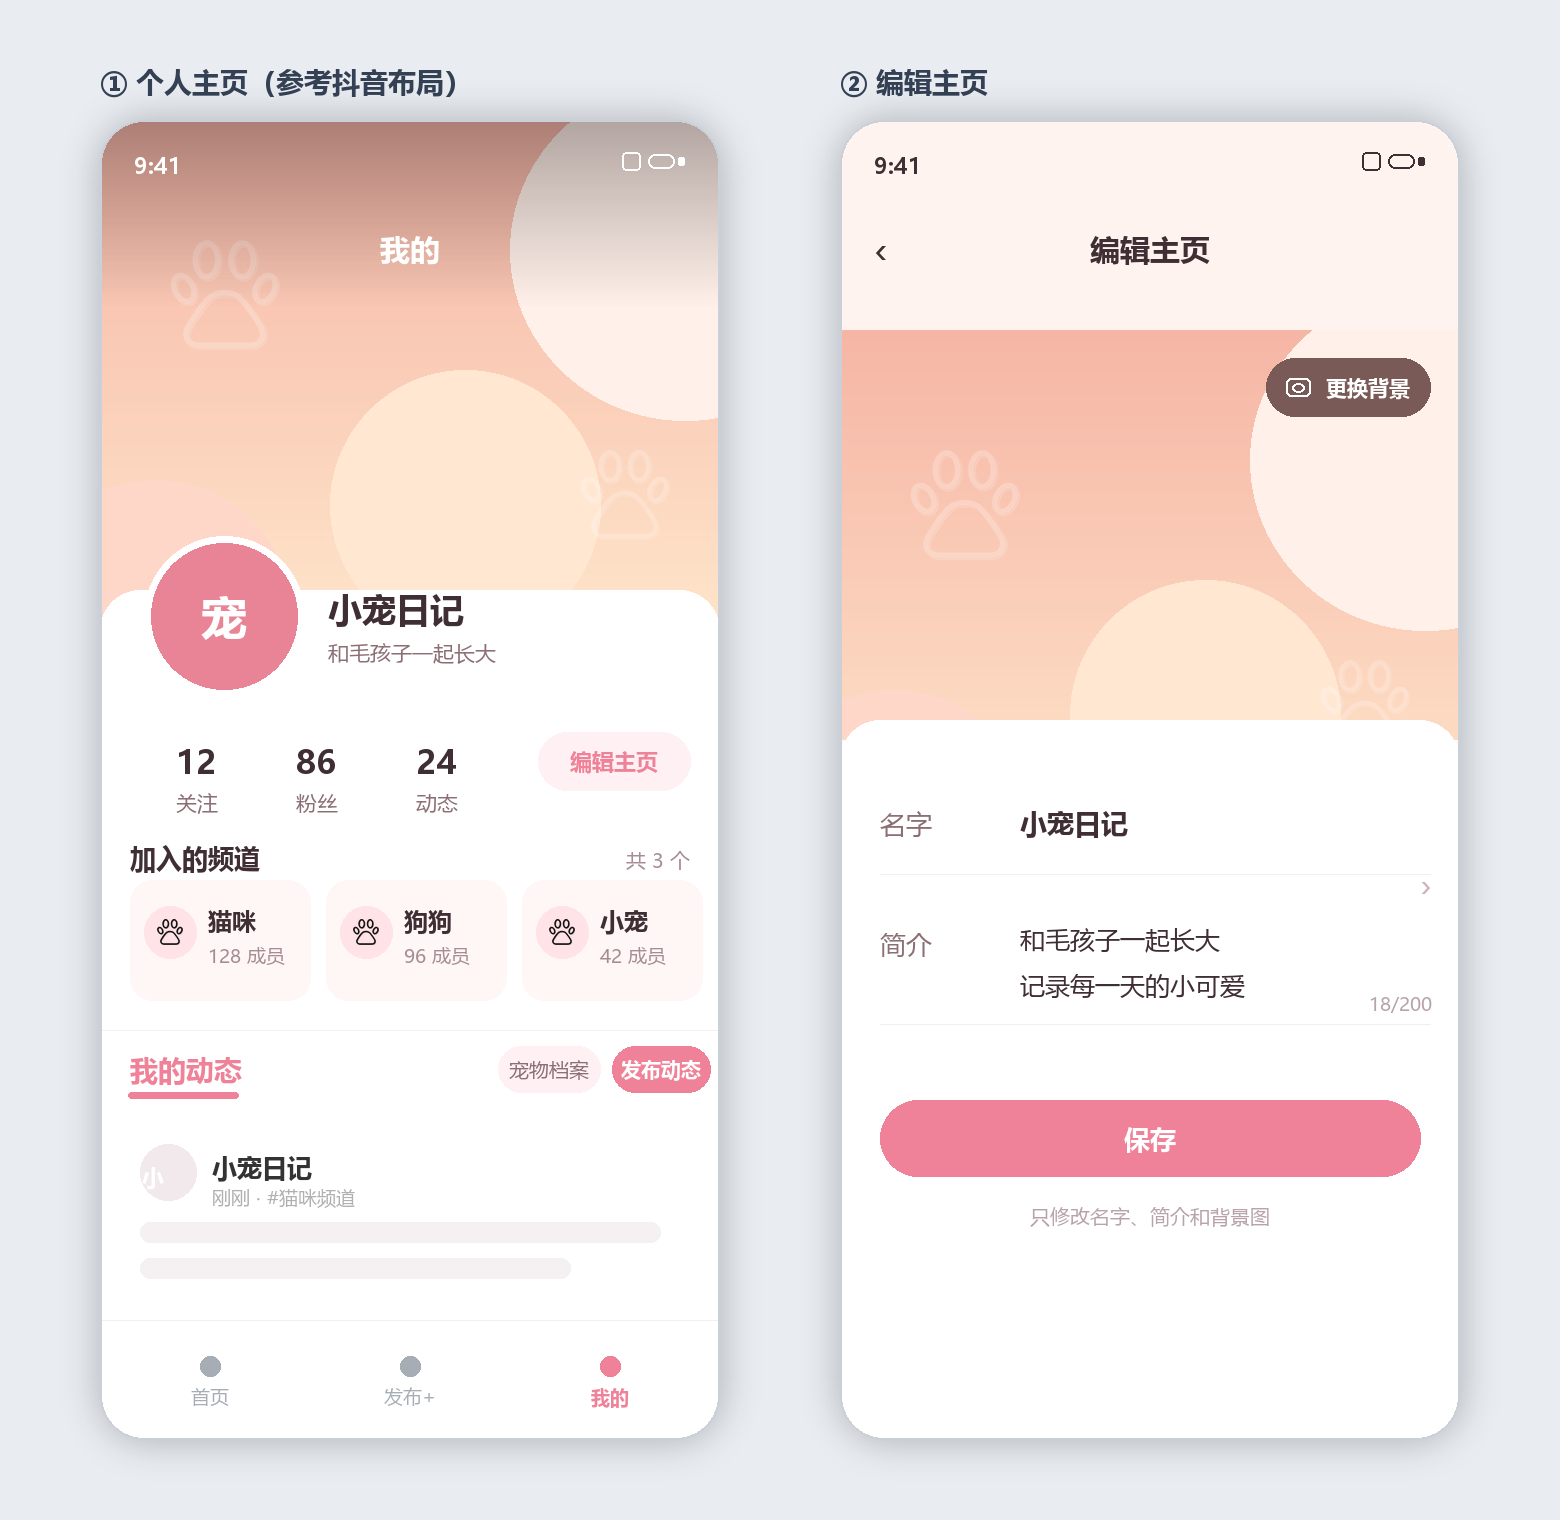

Reproduce this figure in Python.
from PIL import Image, ImageDraw, ImageFont, ImageFilter
import os

ROOT = os.path.abspath(os.path.join(os.path.dirname(__file__), "..", ".."))
OUT = os.path.join(ROOT, "docs", "design", "profile-edit-draft.png")
IMAGES = os.path.join(ROOT, "frontend", "images")

REGULAR = "C:/Windows/Fonts/msyh.ttc"
BOLD = "C:/Windows/Fonts/msyhbd.ttc"

ACCENT = "#EF8298"
ACCENT_SOFT = "#FFF1F3"
TEXT = "#3F2E33"
SECONDARY = "#8B6F75"
META = "#A58D93"


def font(size, bold=False):
    return ImageFont.truetype(BOLD if bold else REGULAR, size)


def text(draw, xy, value, size, color, bold=False, anchor="la"):
    draw.text(xy, value, font=font(size, bold), fill=color, anchor=anchor)


def tinted_paw(path, color=(255, 255, 255), opacity=70):
    img = Image.open(path).convert("RGBA")
    solid = Image.new("RGBA", img.size, color + (255,))
    solid.putalpha(img.getchannel("A").point(lambda a: a * opacity // 255))
    return solid


def paste_image_contain(base, img, box):
    target_w, target_h = box[2] - box[0], box[3] - box[1]
    ratio = min(target_w / img.width, target_h / img.height)
    size = (max(1, int(img.width * ratio)), max(1, int(img.height * ratio)))
    img = img.resize(size, Image.LANCZOS)
    x = box[0] + (target_w - size[0]) // 2
    y = box[1] + (target_h - size[1]) // 2
    base.alpha_composite(img, (x, y))


def make_cover(size=(620, 520)):
    w, h = size
    cover = Image.new("RGBA", size, (0, 0, 0, 0))
    grad = Image.new("RGB", size, "#F6B6A6")
    gd = ImageDraw.Draw(grad)
    for y in range(h):
        t = y / max(h - 1, 1)
        top = (246, 182, 166)
        bottom = (255, 230, 203)
        color = tuple(int(top[i] + (bottom[i] - top[i]) * t) for i in range(3))
        gd.line([(0, y), (w, y)], fill=color)
    mask = Image.new("L", size, 255)
    cover.paste(grad, (0, 0), mask)
    cd = ImageDraw.Draw(cover)
    cd.ellipse([410, -40, 760, 300], fill="#FFF1E9")
    cd.ellipse([-80, 360, 190, 630], fill="#FFD7C8")
    cd.ellipse([230, 250, 500, 520], fill="#FFE7D2")
    paste_image_contain(cover, tinted_paw(os.path.join(IMAGES, "paw.png"), opacity=60), [70, 120, 180, 230])
    paste_image_contain(cover, tinted_paw(os.path.join(IMAGES, "paw.png"), opacity=55), [480, 330, 570, 420])
    return cover


def draw_status(draw, color):
    text(draw, (34, 30), "9:41", 22, color, True)
    draw.rounded_rectangle([548, 34, 574, 48], radius=7, outline=color, width=2)
    draw.rounded_rectangle([578, 37, 584, 45], radius=2, fill=color)
    draw.rounded_rectangle([522, 32, 540, 50], radius=4, outline=color, width=2)


def draw_avatar(img, draw):
    draw.ellipse([44, 416, 204, 576], fill="#E88495", outline="#FFFFFF", width=7)
    text(draw, (124, 496), "宠", 46, "#FFFFFF", True, "mm")


def draw_channel_card(img, draw, x, name, members):
    draw.rounded_rectangle([x, 760, x + 180, 880], radius=22, fill="#FFF7F5")
    draw.ellipse([x + 14, 786, x + 66, 838], fill="#FFE3E7")
    paw = Image.open(os.path.join(IMAGES, "paw.png")).convert("RGBA")
    paste_image_contain(img, paw, [x + 27, 799, x + 53, 825])
    text(draw, (x + 78, 784), name, 24, TEXT, True)
    text(draw, (x + 78, 822), members, 19, META)


def draw_tabs(draw):
    draw.rectangle([0, 910, 619, 985], fill="#FFFFFF")
    draw.line([0, 910, 619, 910], fill="#F7EEF0", width=1)
    text(draw, (30, 930), "我的动态", 28, ACCENT, True)
    draw.rounded_rectangle([28, 972, 138, 978], radius=3, fill=ACCENT)
    draw.rounded_rectangle([398, 926, 500, 972], radius=23, fill=ACCENT_SOFT)
    text(draw, (449, 949), "宠物档案", 20, SECONDARY, False, "mm")
    draw.rounded_rectangle([512, 926, 610, 972], radius=23, fill=ACCENT)
    text(draw, (561, 949), "发布动态", 20, "#FFFFFF", True, "mm")


def draw_feed(draw):
    draw.rounded_rectangle([20, 1002, 600, 1182], radius=20, fill="#FFFFFF")
    draw.ellipse([40, 1024, 96, 1080], fill="#F1E9EC")
    text(draw, (42, 1042), "小", 22, "#FFFFFF", True)
    text(draw, (112, 1030), "小宠日记", 25, "#333333", True)
    text(draw, (112, 1064), "刚刚 · #猫咪频道", 19, "#B0B0B0")
    draw.rounded_rectangle([40, 1102, 560, 1122], radius=10, fill="#F5F1F3")
    draw.rounded_rectangle([40, 1138, 470, 1158], radius=10, fill="#F5F1F3")


def draw_tabbar(draw):
    draw.rectangle([0, 1200, 619, 1319], fill="#FFFFFF")
    draw.line([0, 1200, 619, 1200], fill="#F5EEF0", width=1)
    items = [("首页", "#A7ADB5"), ("发布+", "#A7ADB5"), ("我的", ACCENT)]
    for index, (label, color) in enumerate(items):
        cx = 110 + index * 200
        draw.ellipse([cx - 10, 1236, cx + 10, 1256], fill=color)
        text(draw, (cx, 1276), label, 19, color, index == 2, "mm")


def new_phone():
    return Image.new("RGBA", (620, 1320), (0, 0, 0, 0))


def finish_phone(phone):
    mask = Image.new("L", (620, 1320), 0)
    ImageDraw.Draw(mask).rounded_rectangle([0, 0, 619, 1319], radius=44, fill=255)
    phone.putalpha(mask)
    ImageDraw.Draw(phone).rounded_rectangle([0, 0, 619, 1319], radius=44, outline="#C9D0D8", width=2)
    return phone


def build_profile_phone():
    img = new_phone()
    draw = ImageDraw.Draw(img)
    draw.rounded_rectangle([0, 0, 619, 1319], radius=44, fill="#F7F5F6")
    img.alpha_composite(make_cover(), (0, 0))

    shade = Image.new("RGBA", (620, 190), (0, 0, 0, 0))
    sd = ImageDraw.Draw(shade)
    for y in range(190):
        alpha = int(88 * (1 - y / 189))
        sd.line([(0, y), (620, y)], fill=(31, 20, 24, alpha))
    img.alpha_composite(shade, (0, 0))
    draw_status(draw, "#FFFFFF")
    text(draw, (310, 128), "我的", 30, "#FFFFFF", True, "mm")

    draw.rounded_rectangle([0, 470, 619, 1319], radius=40, fill="#FFFFFF")
    draw_avatar(img, draw)
    text(draw, (228, 466), "小宠日记", 34, TEXT, True)
    text(draw, (228, 518), "和毛孩子一起长大", 21, SECONDARY)

    stats = [("12", "关注", 76), ("86", "粉丝", 196), ("24", "动态", 316)]
    for number, label, cx in stats:
        text(draw, (cx, 620), number, 32, TEXT, True)
        text(draw, (cx, 668), label, 21, SECONDARY)
    draw.rounded_rectangle([438, 612, 590, 670], radius=29, fill=ACCENT_SOFT)
    text(draw, (514, 641), "编辑主页", 22, ACCENT, True, "mm")

    text(draw, (30, 720), "加入的频道", 26, TEXT, True)
    text(draw, (590, 726), "共 3 个", 20, META, False, "ra")
    draw_channel_card(img, draw, 30, "猫咪", "128 成员")
    draw_channel_card(img, draw, 226, "狗狗", "96 成员")
    draw_channel_card(img, draw, 422, "小宠", "42 成员")
    draw_tabs(draw)
    draw_feed(draw)
    draw_tabbar(draw)
    return finish_phone(img)


def build_edit_phone():
    img = new_phone()
    draw = ImageDraw.Draw(img)
    draw.rounded_rectangle([0, 0, 619, 1319], radius=44, fill="#FFF9F7")

    draw.rounded_rectangle([0, 0, 619, 210], radius=44, fill="#FFF3F0")
    draw.rectangle([0, 90, 619, 210], fill="#FFF3F0")
    draw_status(draw, TEXT)
    text(draw, (34, 128), "\u2039", 40, TEXT, False, "lm")
    text(draw, (310, 128), "编辑主页", 30, TEXT, True, "mm")

    cover = make_cover().crop((0, 0, 620, 410))
    img.alpha_composite(cover, (0, 210))
    draw.rounded_rectangle([426, 238, 590, 296], radius=29, fill="#7A5A56")
    draw.rounded_rectangle([446, 258, 470, 276], radius=5, outline="#FFFFFF", width=2)
    draw.ellipse([452, 263, 464, 272], outline="#FFFFFF", width=2)
    text(draw, (486, 267), "更换背景", 21, "#FFFFFF", True, "lm")

    draw.rounded_rectangle([0, 600, 619, 1319], radius=40, fill="#FFFFFF")
    text(draw, (40, 686), "名字", 26, SECONDARY)
    text(draw, (180, 684), "小宠日记", 27, TEXT, True)
    draw.line([40, 754, 590, 754], fill="#F5ECEF", width=1)
    text(draw, (592, 742), "\u203a", 34, "#C9B6BC", False, "ra")

    text(draw, (40, 806), "简介", 26, SECONDARY)
    text(draw, (180, 802), "和毛孩子一起长大", 25, TEXT)
    text(draw, (180, 848), "记录每一天的小可爱", 25, TEXT)
    text(draw, (592, 870), "18/200", 19, "#B7A3A9", False, "ra")
    draw.line([40, 904, 590, 904], fill="#F5ECEF", width=1)

    draw.rounded_rectangle([40, 980, 580, 1056], radius=38, fill=ACCENT)
    text(draw, (310, 1018), "保存", 26, "#FFFFFF", True, "mm")
    text(draw, (310, 1096), "只修改名字、简介和背景图", 20, "#B7A3A9", False, "mm")
    return finish_phone(img)


def main():
    canvas = Image.new("RGBA", (1560, 1520), "#E9EDF2")
    draw = ImageDraw.Draw(canvas)
    text(draw, (100, 62), "① 个人主页（参考抖音布局）", 28, "#344054", True)
    text(draw, (840, 62), "② 编辑主页", 28, "#344054", True)

    for phone, x in ((build_profile_phone(), 100), (build_edit_phone(), 840)):
        shadow = Image.new("RGBA", canvas.size, (0, 0, 0, 0))
        sd = ImageDraw.Draw(shadow)
        sd.rounded_rectangle([x, 120, x + 620, 1440], radius=48, fill=(31, 43, 61, 70))
        shadow = shadow.filter(ImageFilter.GaussianBlur(18))
        canvas.alpha_composite(shadow)
        canvas.alpha_composite(phone, (x, 120))

    canvas.convert("RGB").save(OUT, quality=95)
    print(OUT)


if __name__ == "__main__":
    main()
